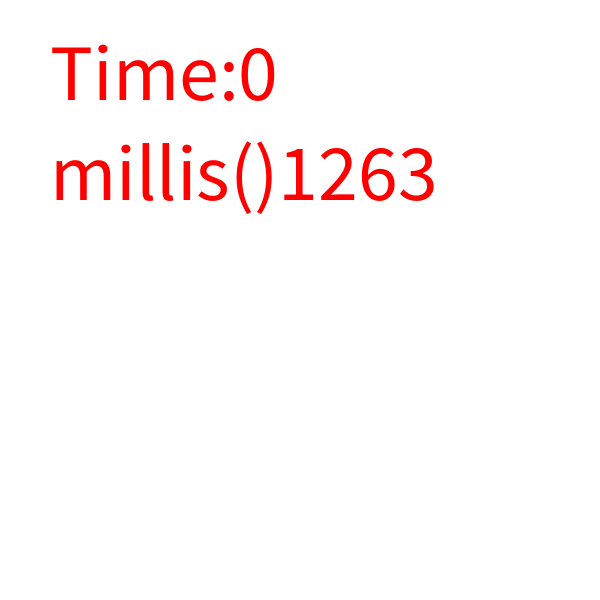
Frame 1 (no input)
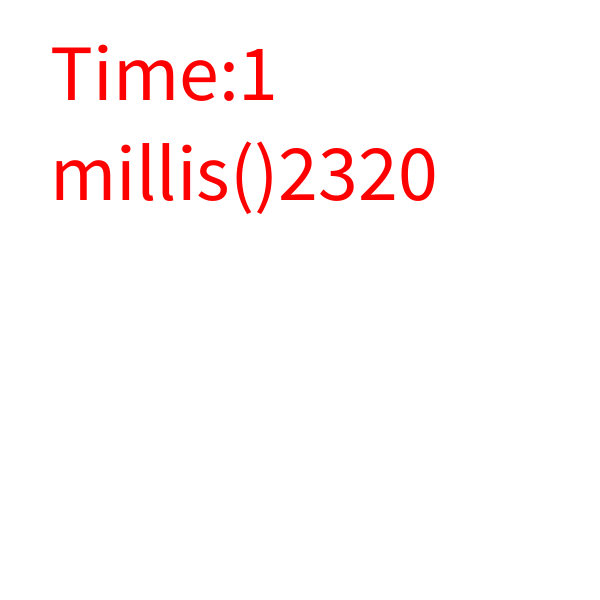
Frame 60 (the mouse pressed at the canvas centre just before this capture)
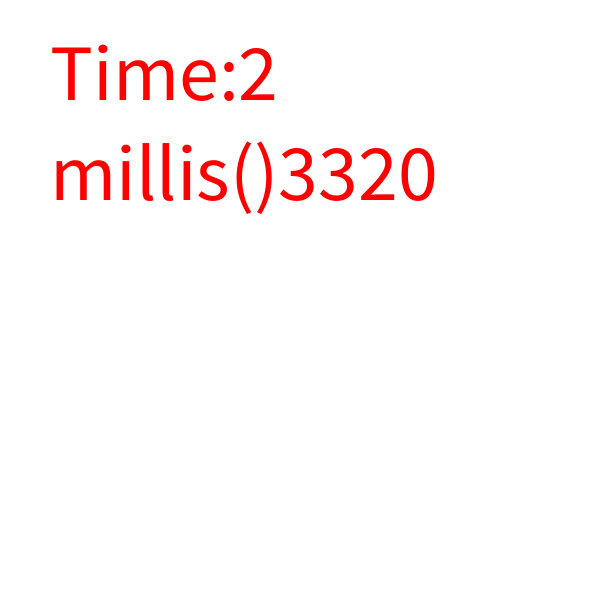
Frame 120 (the mouse held since frame 60 and released just before this capture)

The Processing sketch that drew these frames (run headless with seeded random() and noise(); from frame 60 on, the mouse is pressed at the canvas centre):

// Processing sketch: sketch_04
// ── sketch_04.pde
void setup()
{
  size(600,600);
  fill(255,0,0);
  textSize(80);
}
void draw(){
  background(255);//白色
   text("Time:"+frameCount/60,50,100);
   text("millis()"+millis(),50,200);
}//每秒60個frame,過了幾個frame
 
